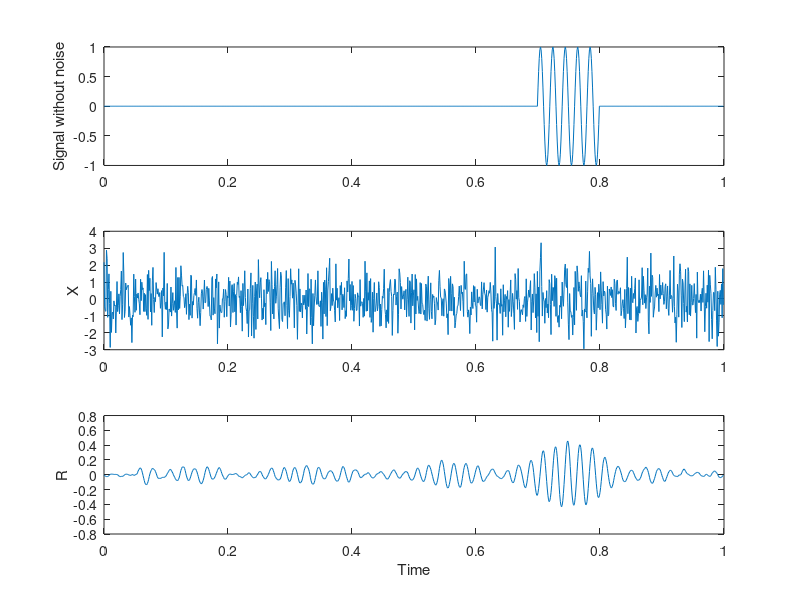

Recreate this plot in MATLAB.
% Problem 6-8.3
t1 = 0.0:0.001:0.099;
s1 = sin(100*pi*t1);
s = zeros(1,1000);
s(700:799) = s1;
n1 = randn(1,1000);
x = s + n1;

N = length(t1);
y = fliplr(s1);
z = conv(y,x)/(N+1);
z = z((1:1000)+length(y)/2);
tt = 0:0.001:0.999;
subplot(3,1,1); plot(tt,s); ylabel('Signal without noise');
subplot(3,1,2); plot(tt,x); ylabel('X');
subplot(3,1,3); plot(tt,z(1:1000)); xlabel('Time'); ylabel('R');